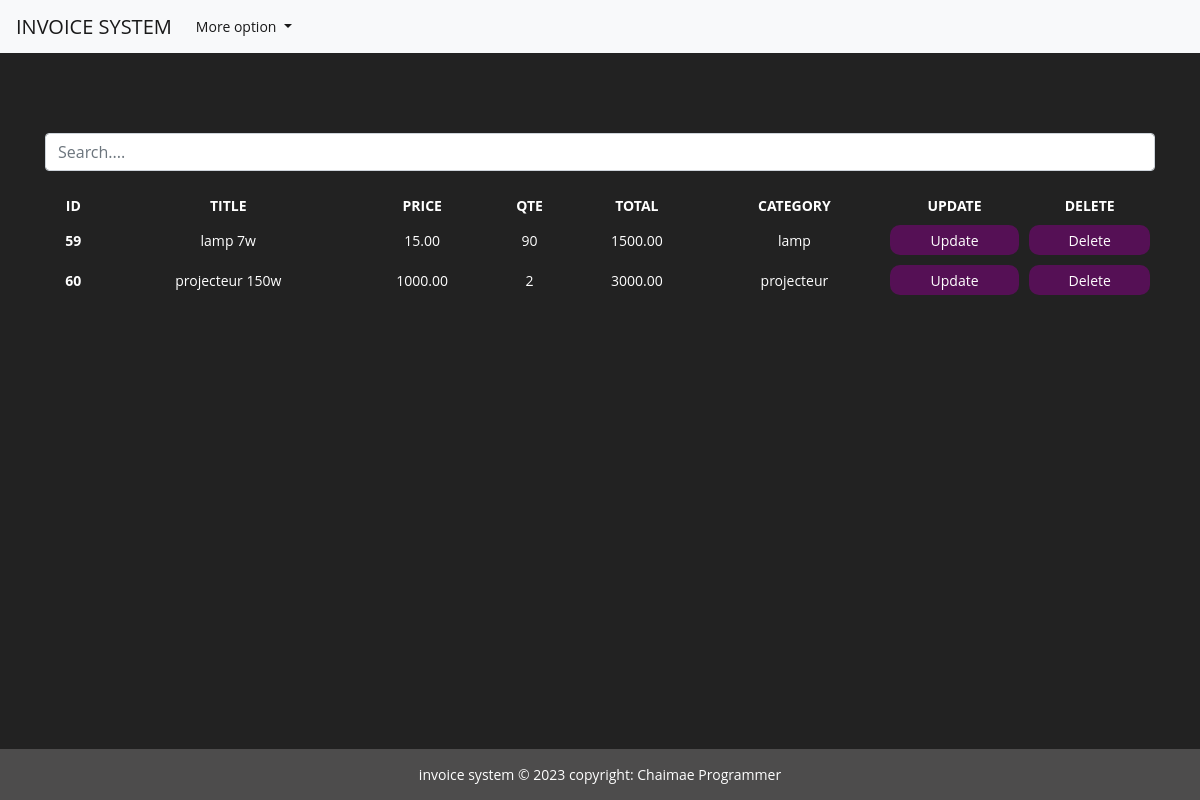
Page /consulte-Stock on the earlier database version.
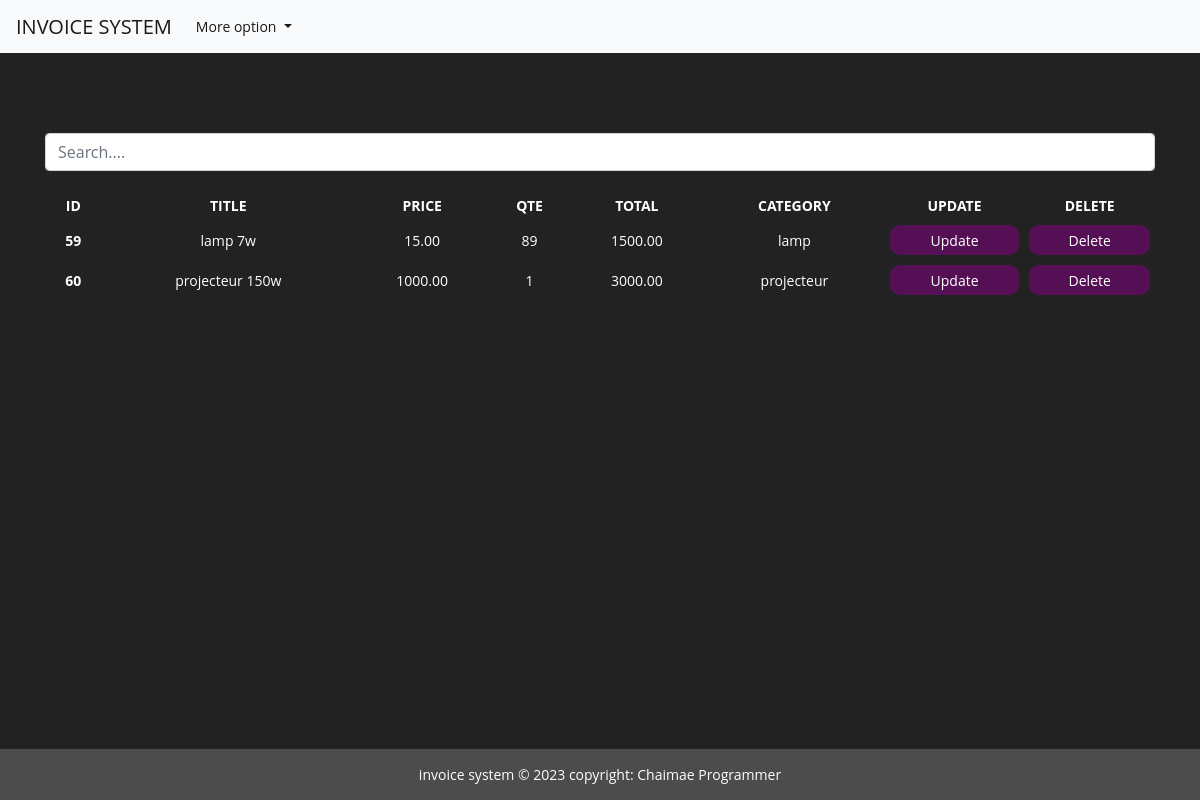
Same page on the later database version.
### stock/models.py (models this page shows, shortened)
class Produit(models.Model):
     category =models.TextField(max_length=100)
     name = models.TextField(max_length=32)
     quantity = models.IntegerField()
     price = models.DecimalField(max_digits =100 , decimal_places=2)
     total = models.DecimalField(max_digits =100 , decimal_places=2)
     class Meta:
          verbose_name ="Produit"
          verbose_name_plural ="Produits"

### stock/views.py (the view, shortened to what this page needs)
# urls.py: path('consulte-Stock', views.ConsulterStock.as_view(), name="consulte-Stock"),
class ConsulterStock(View):
    template_name = 'html/consulteStock.html'
    product = Produit.objects.all()
    context={
        'product':product
    }
    def get(self, request, *args, **kwargs):
        product = Produit.objects.all()
        self.context['product'] = product
        return render(request, self.template_name,self.context)

### stock/templates/html/consulteStock.html (shortened to what this page needs)
{% extends "html/login.html"%}
{% load static %}
{% block content %}
<!DOCTYPE html>
<html lang="en">
<head>
</head>
<body>
    <br><br><br>
       <div class="outputs">
        <div class="form-group ">
            <input id="search" class="form-control" type="text" placeholder="Search....">
        </div>
        <table>
            <thead>
            <tr>
                <th>id</th>
                <th>title</th>
                <th>price</th>
                <th> Qte</th>
                <th> Total</th>
                <th> category</th>
                <th>update</th>
                <th>delete</th>
            </tr>
           </thead>
            <tbody id="myTab">
                {% if product %}
                {% for produit in product %}
                <tr>
                <th scope="row">{{produit.pk}}</th>
                <td>{{produit.name}}</td>
                <td>{{produit.price}}</td>
                <td>{{produit.quantity}}</td>
                <td>{{produit.total}}</td>
                <td>{{produit.category}}</td>
                <form method="post" action="{% url 'up-produit' %}">
                <td><button type="submit"  data-toggle="modal" >Update</button></td>
                </form>
                <form method="post" >
                <td><button type="submit"  data-toggle="modal" > Delete</button></td>
                </form>
               </tr>
            {% endfor %}
            {% endif %}
          </tbody>
        </table>
       </div>
    </div>
</body>
</html>
{% endblock content%}

Differences in the rows shown:
changed Produit "lamp 7w": quantity "90" → "89"
changed Produit "projecteur 150w": quantity "2" → "1"
